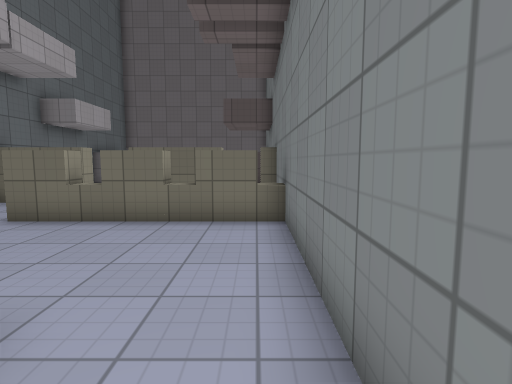
view 1 (above)

18 first-person views from a walk through a 3-D level made in the Godot game engine. The camera is 1.4 m above the floor, tilts 6° down and sees 80° across. The floor is counted in squares, 1 m on a side. Each view is taken from the middle of a square. On the plan, view 1 faces up. The plan holds only what a view shows up to about 14 squares ahead; the rest is blank. Surface patterns are stand-ins for the level's own textures.

view 2
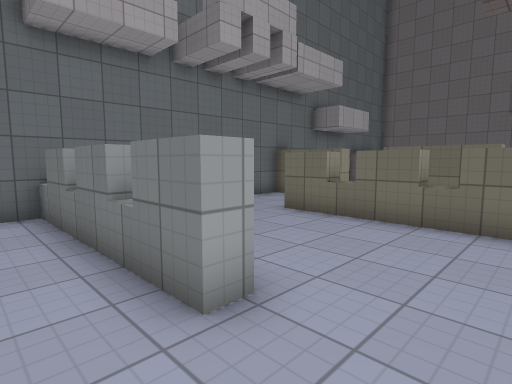

view 3
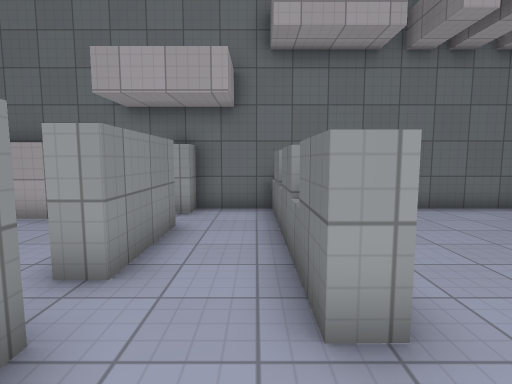

view 4
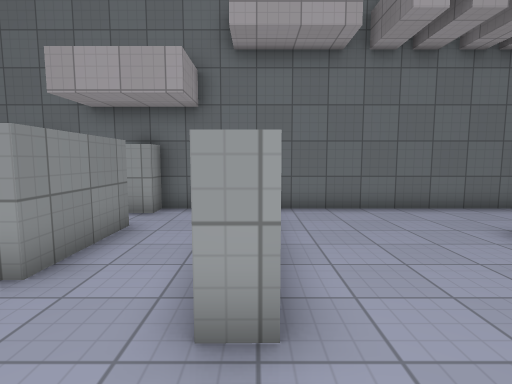

view 5
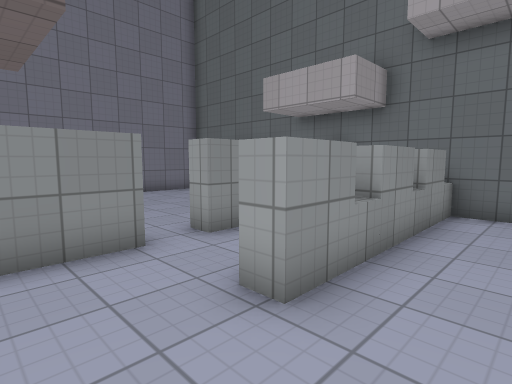

view 6
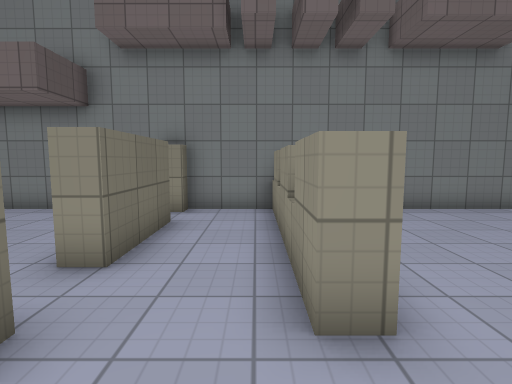

view 7
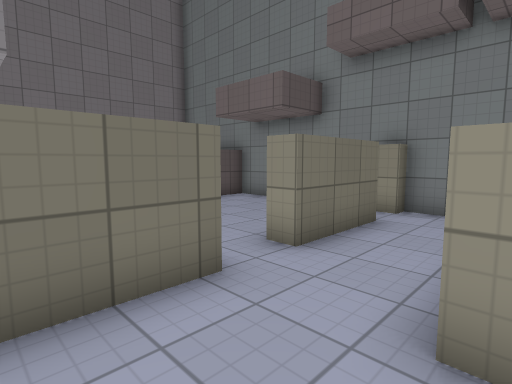

view 8
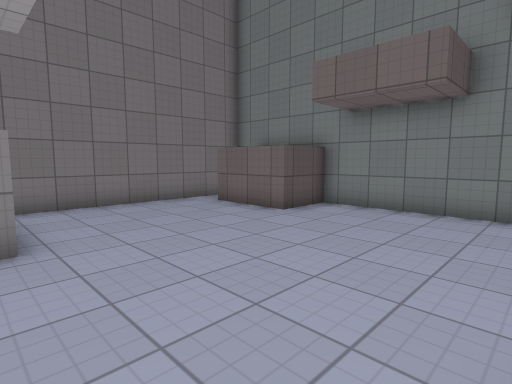

view 9
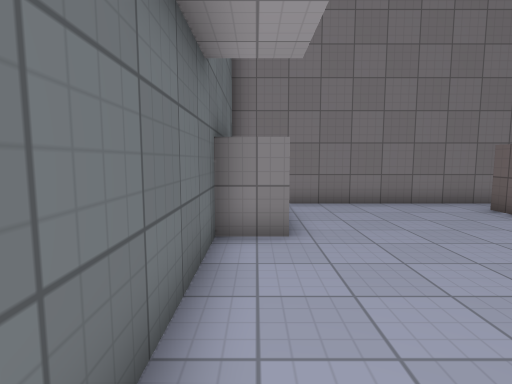

view 10
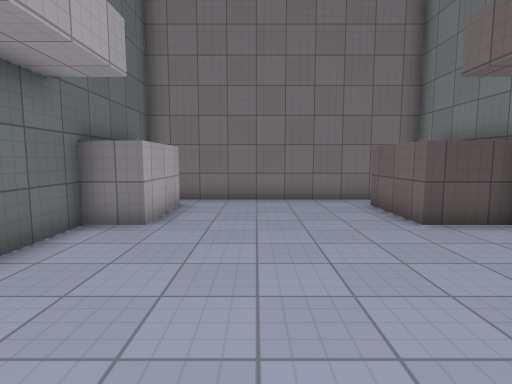

view 11
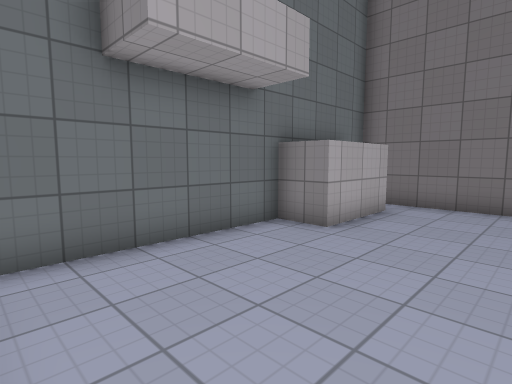

view 12
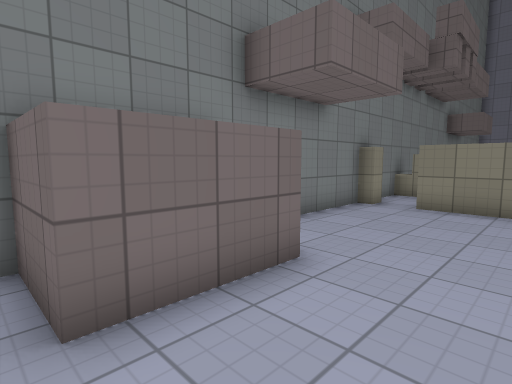

view 13
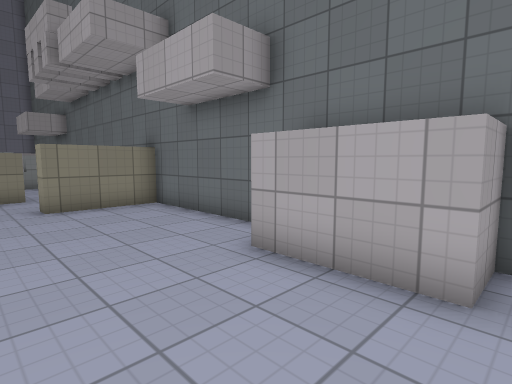

view 14
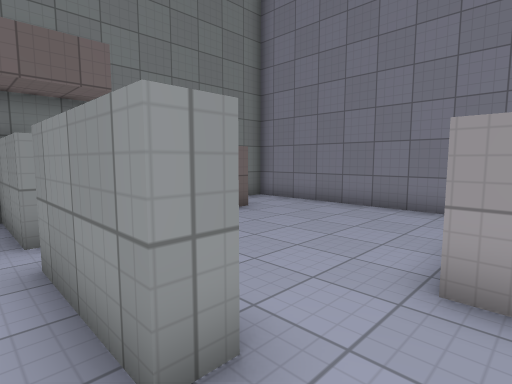

view 15
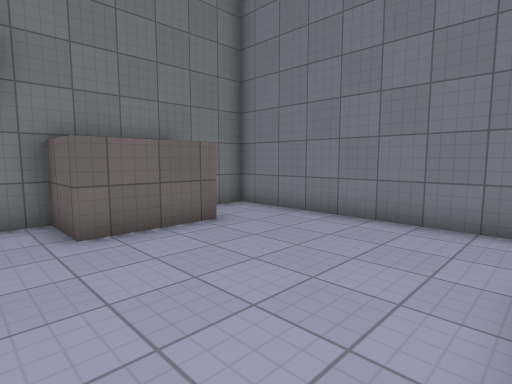

view 16
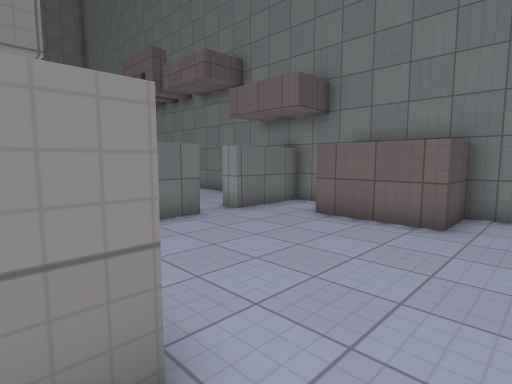

view 17
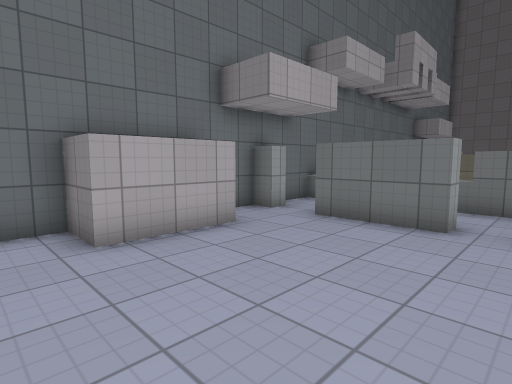

view 18
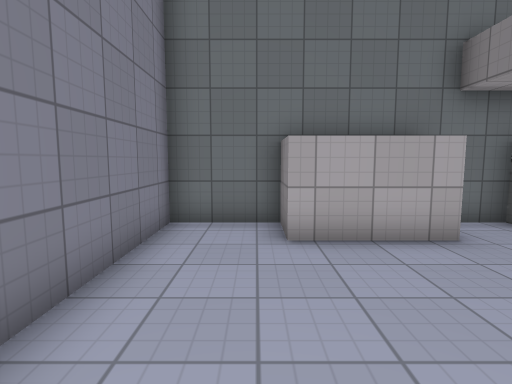

### Floor plan
Ten units are one square. View 1 is at (0, 0); x grows to the right and y downward. Boxes are objects, and circles mark ways between rooms. Rooms are numbered by the first view taken in them; rooms with no view inside come last. Other rooms are left out.
<svg viewBox="-94 -213 107 307">
<path fill="none" stroke="#000" d="M-65 -22 -65 -14M-13 -75 7 -75M-89 -21 -22 -22 -22 -15 -89 -15M7 -69 -57 -69 -57 -75 -21 -75M-22 14 -22 7 7 7 7 -100 2 -100M-65 14 -65 7 -34 7 -34 14M-10 -100 -41 -100 -41 -106M-57 -106 -57 -100 -87 -100 -87 7 -80 7 -80 14M-33 -106 -11 -106M2 -100 2 -106 7 -106 7 -165 -14 -165 -14 -195 8 -195M-89 -195 -74 -195 -74 -165 -87 -165 -87 -106 -57 -106M-4 -208 -80 -208M-34 14 -65 14M-78 35 -72 35 -72 65 -87 65 -87 89 7 89 7 65 -12 65 -12 35 7 35 7 14 -22 14M-80 14 -87 14 -87 25"/>
<circle cx="-5" cy="-100" r="3" fill="#2a7"/>
<circle cx="-50" cy="-100" r="3" fill="#2a7"/>
<circle cx="-30" cy="10" r="3" fill="#2a7"/>
<circle cx="-70" cy="10" r="3" fill="#2a7"/>
<text x="-40" y="-40">1</text>
<text x="-40" y="-150">2</text>
<text x="-40" y="50">3</text>
</svg>
Room 1 opens to room 2. Room 1 opens to room 3.

Where each view was taken, in squares from view 1:
view 1: 0 up, 0 right, facing up
view 2: 0 up, 0 right, facing up-left
view 3: 1 up, 0 right, facing left
view 4: 2 up, 0 right, facing left
view 5: 4 up, 0 right, facing down-left
view 6: 8 up, 8 left, facing right
view 7: 7 up, 8 left, facing up-right
view 8: 11 up, 8 left, facing up-right
view 9: 11 up, 8 left, facing up
view 10: 10 up, 5 left, facing up
view 11: 11 up, 4 left, facing up-left
view 12: 20 up, 4 left, facing down-right
view 13: 20 up, 4 left, facing down-left
view 14: 0 up, 8 left, facing down-right
view 15: 2 down, 7 left, facing down-right
view 16: 8 down, 8 left, facing up-right
view 17: 8 down, 2 left, facing up-left
view 18: 7 down, 2 left, facing left
